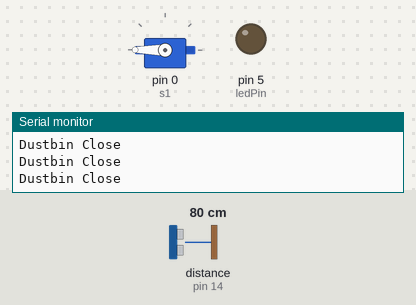
The sketch below on a simulated Arduino Uno, built with avr-gcc and run on an emulated ATmega328P. On the bench: servo, output pins drawn as LEDs (lit = HIGH), the last lines printed to the serial monitor. Wiring (inferred from the names in the program): ultrasonic range finder: trigger pin 12; echo pin 14. The inputs (shaded band) are chosen by the test bench; at power-on: distance to the obstacle (sensor on pin 14) 80 cm. The echo pulse lasts 58.3 µs per cm; pins used as bus, display or sensor lines are not drawn.

Above: at 1.2 s.
1.3 s: distance to the obstacle (sensor on pin 14) set to 22 cm
4.3 s: distance to the obstacle (sensor on pin 14) set to 19 cm
At 4.9 s:
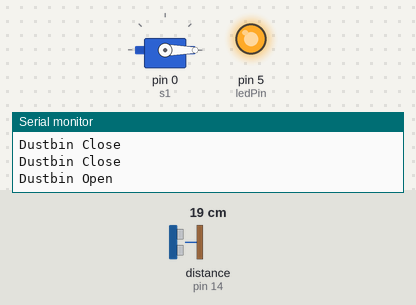
5.8 s: distance to the obstacle (sensor on pin 14) set to 250 cm
At 7.0 s:
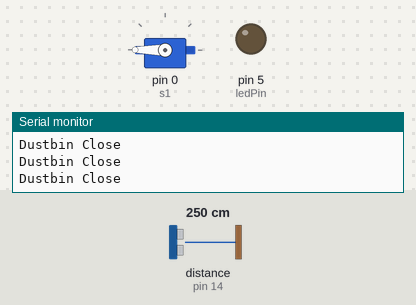
7.8 s: distance to the obstacle (sensor on pin 14) set to 2 cm
At 8.5 s:
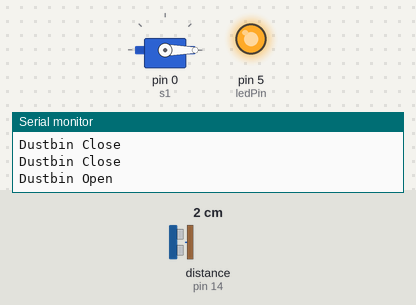
Timing chart, 0 to 10.3 s (numbered marks = the images above; inputs shaded):
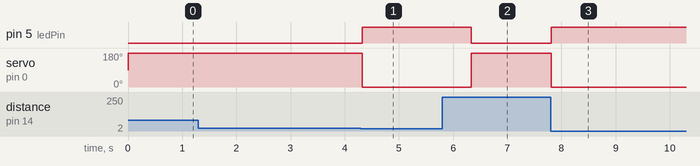

The sketch:

smart_dustbin.ino
```cpp
#include <Servo.h> // servo library
Servo s1;

const int trigPin = 12;
const int echoPin = 14;
const int ledPin = 5;

//define sound velocity in cm/uS
#define SOUND_VELOCITY 0.034

long duration;
float distanceCm;
float distanceInch;

void setup() {
  Serial.begin(9600); // Starts the serial communication
  pinMode(trigPin, OUTPUT); // Sets the trigPin as an Output
  pinMode(echoPin, INPUT); // Sets the echoPin as an Input
  pinMode(ledPin, OUTPUT);
  s1.attach(0);  // servo attach D3 pin of arduino
}

void loop() {
  digitalWrite(trigPin, LOW);
  delayMicroseconds(2);

  // Sets the trigPin on HIGH state for 10 micro seconds
  digitalWrite(trigPin, HIGH);
  delayMicroseconds(10);

  digitalWrite(trigPin, LOW);

  // Reads the echoPin, returns the sound wave travel time in microseconds
  duration = pulseIn(echoPin, HIGH);

  // Calculate the distance
  distanceCm = duration * SOUND_VELOCITY/2;

  if(distanceCm < 20){
    Serial.println("Dustbin Open");
    digitalWrite(ledPin, HIGH);
    s1.write(0);
    delay(1000);
  } else {

    Serial.println("Dustbin Close");
    digitalWrite(ledPin, LOW);
    s1.write(180);
  }
}
```

Measured:
- the behaviour switches between 21 and 20 cm on distance to the obstacle (sensor on pin 14) (found by bisection; images 0 and 1)
- after the input at 4.3 s, pin 5 (ledPin): LOW → HIGH at once; servo on pin 0 (s1): 180° → 0° at once
- after the input at 5.8 s, pin 5 (ledPin): HIGH → LOW after 0.54 s; servo on pin 0 (s1): 0° → 180° after 0.54 s
- after the input at 7.8 s, pin 5 (ledPin): LOW → HIGH at once; servo on pin 0 (s1): 180° → 0° at once
